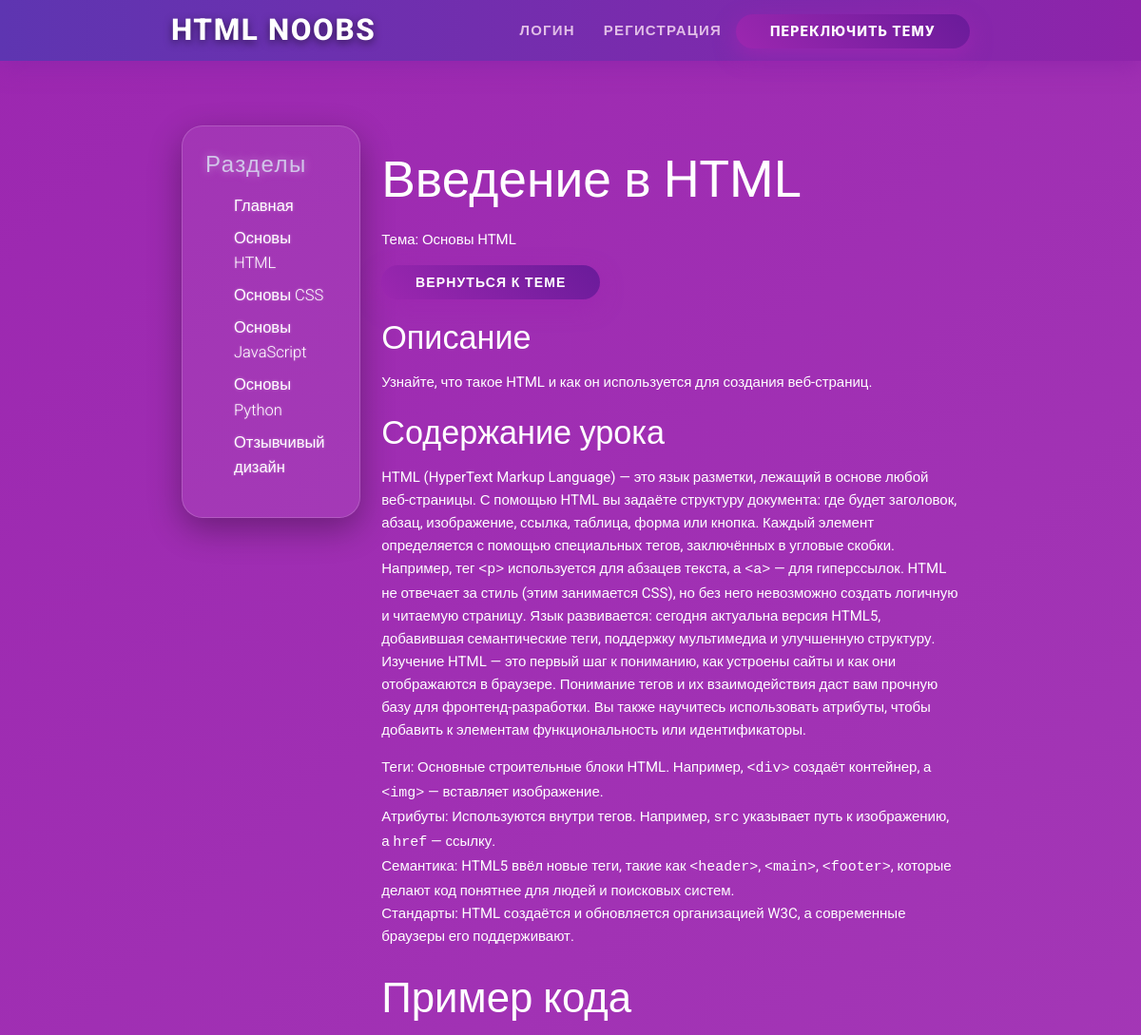
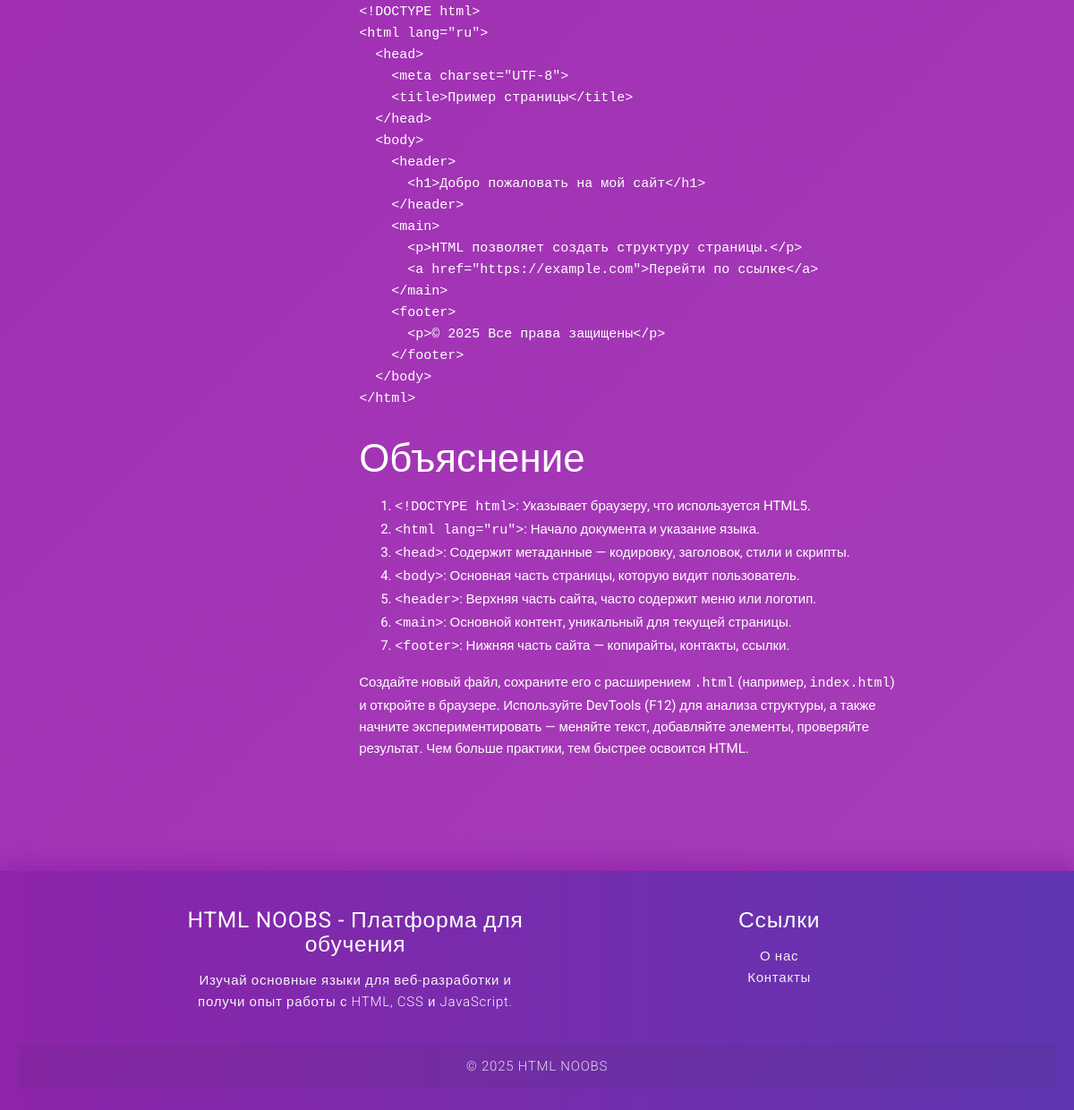
/lesson/1, run on the app's committed database (2 pictures, top to bottom).
### app.py (models this page shows)
class Lesson(db.Model):
    id = db.Column(db.Integer, primary_key=True)
    title = db.Column(db.String(100), nullable=False)
    description = db.Column(db.Text, nullable=False)
    content = db.Column(db.Text, nullable=False)  # Поле для обучающей информации
    topic_id = db.Column(db.Integer, db.ForeignKey('topic.id'), nullable=False)

class Topic(db.Model):
    id = db.Column(db.Integer, primary_key=True)
    title = db.Column(db.String(100), nullable=False)
    content = db.Column(db.Text, nullable=False)
    lessons = db.relationship('Lesson', backref='topic', lazy=True)
    comments = db.relationship('Comment', backref='topic', lazy=True)

### app.py (the view)
@app.route('/lesson/<int:lesson_id>')
def lesson(lesson_id):
    lesson = Lesson.query.get_or_404(lesson_id)
    topic = Topic.query.get(lesson.topic_id)
    return render_template('lesson.html', lesson=lesson, topic=topic)

### templates/lesson.html
{% extends 'base.html' %}
{% block content %}
    <h2>{{ lesson.title }}</h2>
    <p>Тема: {{ topic.title }}</p>
    <p><a href="{{ url_for('topic', topic_id=topic.id) }}" class="btn blue">Вернуться к теме</a></p>
    <h4>Описание</h4>
    <p>{{ lesson.description }}</p>
    <h4>Содержание урока</h4>
    <div class="lesson-content">
        {{ lesson.content | safe }}
    </div>
{% endblock %}

### static/css/style.css (style rules this page uses)
body { font-family: 'Roboto', sans-serif; background: linear-gradient(135deg, #9c27b0, #ab47bc, #8e24aa, #7b1fa2); background-size: 400% 400%; min-height: 100vh; color: #ffffff; line-height: 1.6; overflow-x: hidden; -webkit-font-smoothing: antialiased; -moz-osx-font-smoothing: grayscale; animation: bgGradient 15s ease infinite; }
.btn.blue { position: relative; background: linear-gradient(45deg, #9c27b0, #6a1b9a); box-shadow: 0 8px 22px rgba(156, 39, 176, 0.8); border-radius: 40px; padding: 0 36px; font-weight: 800; letter-spacing: 0.08em; overflow: hidden; transition: background 0.5s ease, box-shadow 0.5s ease, transform 0.3s ease; cursor: pointer; will-change: transform, box-shadow; user-select: none; outline: none; }
.btn.blue::before { content: ""; position: absolute; border-radius: 50%; background: rgba(255, 255, 255, 0.35); width: 120%; height: 120%; top: 50%; left: 50%; transform: translate(-50%, -50%) scale(0); opacity: 0; transition: transform 0.6s ease, opacity 0.6s ease; pointer-events: none; filter: blur(8px); z-index: 1; }

### data on the page
Lesson: title "Введение в HTML", description "Узнайте, что такое HTML и как он используется для создания веб-страниц.", content "HTML (HyperText Markup Language) — это язык разметки, лежащий в основе любой веб-страницы. С помощью HTML вы задаёте структуру документа: где будет заголовок, абзац, изображение, ссылка, таблица, форма или кнопка. Каждый элемент определяется с помощью специальных тегов, заключённых в угловые скобки. Например, тег <p> используется для абзацев текста, а <a> — для гиперссылок. HTML не отвечает за стиль (этим занимается CSS), но без него невозможно создать логичную и читаемую страницу. Язык развивается: сегодня актуальна версия HTML5, добавившая семантические теги, поддержку мультимедиа и улучшенную структуру. Изучение HTML — это первый шаг к пониманию, как устроены сайты и как они отображаются…"
Topic: title "Основы HTML"
